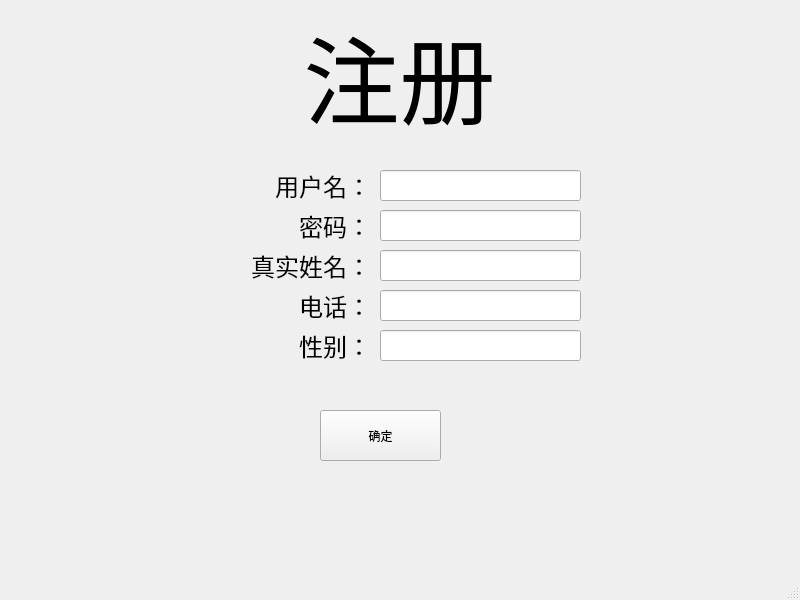
<?xml version="1.0" encoding="UTF-8"?>
<ui version="4.0">
 <class>MainWindow</class>
 <widget class="QMainWindow" name="MainWindow">
  <property name="geometry">
   <rect>
    <x>0</x>
    <y>0</y>
    <width>800</width>
    <height>600</height>
   </rect>
  </property>
  <property name="windowTitle">
   <string>MainWindow</string>
  </property>
  <widget class="QWidget" name="centralwidget">
   <widget class="QLabel" name="sign_up_label">
    <property name="geometry">
     <rect>
      <x>210</x>
      <y>10</y>
      <width>379</width>
      <height>132</height>
     </rect>
    </property>
    <property name="font">
     <font>
      <family>楷体</family>
      <pointsize>72</pointsize>
     </font>
    </property>
    <property name="text">
     <string>注册</string>
    </property>
    <property name="alignment">
     <set>Qt::AlignCenter</set>
    </property>
   </widget>
   <widget class="QLabel" name="username_label">
    <property name="geometry">
     <rect>
      <x>250</x>
      <y>170</y>
      <width>121</width>
      <height>31</height>
     </rect>
    </property>
    <property name="font">
     <font>
      <family>幼圆</family>
      <pointsize>18</pointsize>
     </font>
    </property>
    <property name="text">
     <string>用户名：</string>
    </property>
    <property name="alignment">
     <set>Qt::AlignRight|Qt::AlignTrailing|Qt::AlignVCenter</set>
    </property>
   </widget>
   <widget class="QLineEdit" name="username_input">
    <property name="geometry">
     <rect>
      <x>380</x>
      <y>170</y>
      <width>201</width>
      <height>31</height>
     </rect>
    </property>
   </widget>
   <widget class="QLabel" name="pwd_label">
    <property name="geometry">
     <rect>
      <x>250</x>
      <y>210</y>
      <width>121</width>
      <height>31</height>
     </rect>
    </property>
    <property name="font">
     <font>
      <family>幼圆</family>
      <pointsize>18</pointsize>
     </font>
    </property>
    <property name="text">
     <string>密码：</string>
    </property>
    <property name="alignment">
     <set>Qt::AlignRight|Qt::AlignTrailing|Qt::AlignVCenter</set>
    </property>
   </widget>
   <widget class="QLabel" name="name_label">
    <property name="geometry">
     <rect>
      <x>250</x>
      <y>250</y>
      <width>121</width>
      <height>31</height>
     </rect>
    </property>
    <property name="font">
     <font>
      <family>幼圆</family>
      <pointsize>18</pointsize>
     </font>
    </property>
    <property name="text">
     <string>真实姓名：</string>
    </property>
    <property name="alignment">
     <set>Qt::AlignRight|Qt::AlignTrailing|Qt::AlignVCenter</set>
    </property>
   </widget>
   <widget class="QLabel" name="phone_label">
    <property name="geometry">
     <rect>
      <x>250</x>
      <y>290</y>
      <width>121</width>
      <height>31</height>
     </rect>
    </property>
    <property name="font">
     <font>
      <family>幼圆</family>
      <pointsize>18</pointsize>
     </font>
    </property>
    <property name="text">
     <string>电话：</string>
    </property>
    <property name="alignment">
     <set>Qt::AlignRight|Qt::AlignTrailing|Qt::AlignVCenter</set>
    </property>
   </widget>
   <widget class="QLabel" name="sex_label">
    <property name="geometry">
     <rect>
      <x>250</x>
      <y>330</y>
      <width>121</width>
      <height>31</height>
     </rect>
    </property>
    <property name="font">
     <font>
      <family>幼圆</family>
      <pointsize>18</pointsize>
     </font>
    </property>
    <property name="text">
     <string>性别：</string>
    </property>
    <property name="alignment">
     <set>Qt::AlignRight|Qt::AlignTrailing|Qt::AlignVCenter</set>
    </property>
   </widget>
   <widget class="QLineEdit" name="pwd_input">
    <property name="geometry">
     <rect>
      <x>380</x>
      <y>210</y>
      <width>201</width>
      <height>31</height>
     </rect>
    </property>
   </widget>
   <widget class="QLineEdit" name="name_input">
    <property name="geometry">
     <rect>
      <x>380</x>
      <y>250</y>
      <width>201</width>
      <height>31</height>
     </rect>
    </property>
   </widget>
   <widget class="QLineEdit" name="phone_input">
    <property name="geometry">
     <rect>
      <x>380</x>
      <y>290</y>
      <width>201</width>
      <height>31</height>
     </rect>
    </property>
   </widget>
   <widget class="QLineEdit" name="sex_input">
    <property name="geometry">
     <rect>
      <x>380</x>
      <y>330</y>
      <width>201</width>
      <height>31</height>
     </rect>
    </property>
   </widget>
   <widget class="QPushButton" name="ok_btn">
    <property name="geometry">
     <rect>
      <x>320</x>
      <y>410</y>
      <width>121</width>
      <height>51</height>
     </rect>
    </property>
    <property name="text">
     <string>确定</string>
    </property>
   </widget>
  </widget>
  <widget class="QMenuBar" name="menubar">
   <property name="geometry">
    <rect>
     <x>0</x>
     <y>0</y>
     <width>800</width>
     <height>23</height>
    </rect>
   </property>
  </widget>
  <widget class="QStatusBar" name="statusbar"/>
 </widget>
 <resources/>
 <connections/>
</ui>
